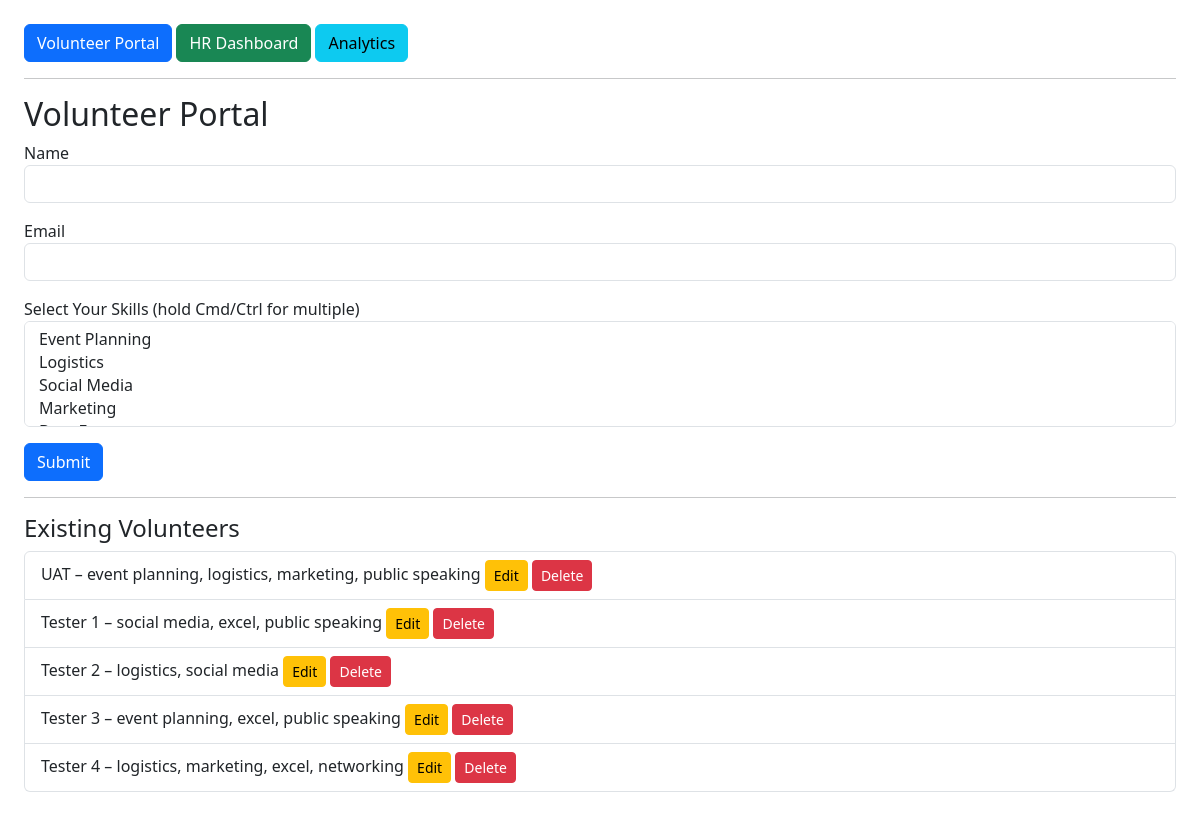
Page /volunteer on the committed database.
### models.py (models this page shows)
class Volunteer(db.Model):
    id = db.Column(db.Integer, primary_key=True)
    name = db.Column(db.String(80))
    email = db.Column(db.String(120))
    skills = db.Column(db.String(300))

### app.py (the view, shortened to what this page needs)
@app.route('/volunteer', methods=['GET', 'POST'])
def volunteer():
    volunteers = Volunteer.query.all()
    return render_template('volunteer.html', volunteers=volunteers)

### templates/volunteer.html (shortened to what this page needs)
{% extends "base.html" %}
{% block content %}
<h2>Volunteer Portal</h2>
<form method="POST">
  <div class="mb-3">
    <label>Name</label>
    <input type="text" name="name" class="form-control" required>
  </div>
  <div class="mb-3">
    <label>Email</label>
    <input type="email" name="email" class="form-control" required>
  </div>
  <div class="mb-3">
    <label>Select Your Skills (hold Cmd/Ctrl for multiple)</label>
    <select name="skills" class="form-select" multiple required>
      <option value="event planning">Event Planning</option>
      <option value="logistics">Logistics</option>
      <option value="social media">Social Media</option>
      <option value="marketing">Marketing</option>
      <option value="data entry">Data Entry</option>
    </select>
  </div>
  <button class="btn btn-primary">Submit</button>
</form>
<hr>
<h4>Existing Volunteers</h4>
<ul class="list-group">
  {% for v in volunteers %}
    <li class="list-group-item">
      {{ v.name }} – {{ v.skills }}
      <a href="/edit-volunteer/{{ v.id }}" class="btn btn-sm btn-warning">Edit</a>
      <a href="/delete-volunteer/{{ v.id }}" class="btn btn-sm btn-danger"
         onclick="return confirm('Are you sure you want to delete this volunteer?')">
        Delete
      </a>
    </li>
  {% endfor %}
</ul>
{% endblock %}

### templates/base.html (shortened to what this page needs)
<!DOCTYPE html>
<html>
<head>
  <link rel="stylesheet" href="https://cdn.jsdelivr.net/npm/bootstrap@5.3.0/dist/css/bootstrap.min.css">
</head>
<body class="p-4">
  <nav>
    <a href="/volunteer" class="btn btn-primary">Volunteer Portal</a>
    <a href="/hr-dashboard" class="btn btn-success">HR Dashboard</a>
    <a href="/analytics" class="btn btn-info">Analytics</a>
  </nav>
  <hr>
  {% block content %}{% endblock %}
</body>
</html>

### rows in the picture
Volunteer: name "UAT", skills "event planning, logistics, marketing, public speaking"
Volunteer: name "Tester 1", skills "social media, excel, public speaking"
Volunteer: name "Tester 2", skills "logistics, social media"
Volunteer: name "Tester 3", skills "event planning, excel, public speaking"
Volunteer: name "Tester 4", skills "logistics, marketing, excel, networking"
